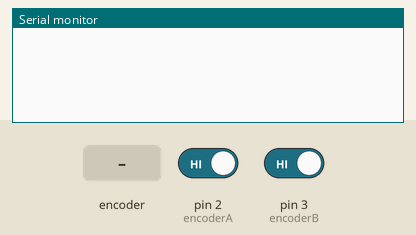
This sketch was run on a simulated Arduino Uno, built with avr-gcc and run on an emulated ATmega328P. Shown: the last lines printed to the serial monitor. Inputs (shaded band) come from the test bench; at power-on: pin 2 (encoderA) HIGH, pin 3 (encoderB) HIGH.

Above: at 1.2 s.
1.3 s: rotary encoder on pin 2 (encoderA) / pin 3 (encoderB) turned 1 step (first pin leading)
At 2.6 s:
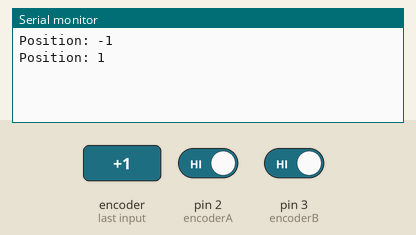
3.0 s: rotary encoder on pin 2 (encoderA) / pin 3 (encoderB) turned 1 step (first pin leading)
At 4.1 s:
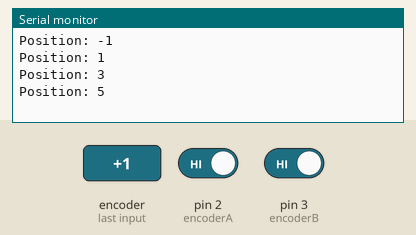
Timing chart, 0 to 6.0 s (numbered marks = the images above; inputs shaded):
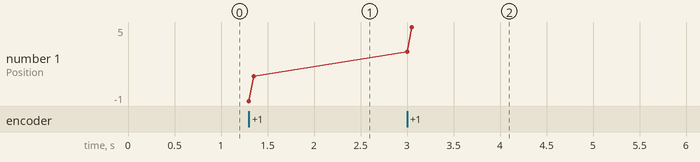

Measured:
- after the input at 1.3 s, the serial monitor: prints a new line at once (image 1)
- after the input at 3.0 s, the serial monitor: prints a new line at once (image 2)
- plotted number 1: 1 → 5 after the input at 3.0 s

The sketch:

encoder_code_arduino.ino
```cpp
// orang rotatory encoder code
int encoderA = 2;  // encoder's channel A
int encoderB = 3;  // ''B
int count = 0;   // Counter for position
int aState;
int aLastState;
int stateA=0;
int stateB=0;
int LStateA=0;
int LStateB=0;
void setup() {
  Serial.begin(9600);
  pinMode(encoderA, INPUT_PULLUP);  // A at HIGH
  pinMode(encoderB, INPUT_PULLUP);  // B ''
  attachInterrupt(digitalPinToInterrupt(encoderA), rotation, CHANGE);  // Only check when A goes from LOW-->HIGH
  attachInterrupt(digitalPinToInterrupt(encoderB), rotation, CHANGE);
  aLastState = digitalRead(encoderA);
}

void rotation() {
  stateA = digitalRead(encoderA);
  stateB = digitalRead(encoderB);
  if (stateA != LStateA) {
      if(stateA != stateB){
        count++;
      }
      else{
        count--;
      }
  }
  else{
    if(stateB != stateA){
        count--;
      }
      else{
        count++;
      }
  }
  LStateA = stateA;
  LStateB = stateB;
}

void loop() {
  aState = digitalRead(encoderA);
   if (aState != aLastState){
     Serial.print("Position: ");
     Serial.println(count);
   }
   aLastState = aState;
}
```
